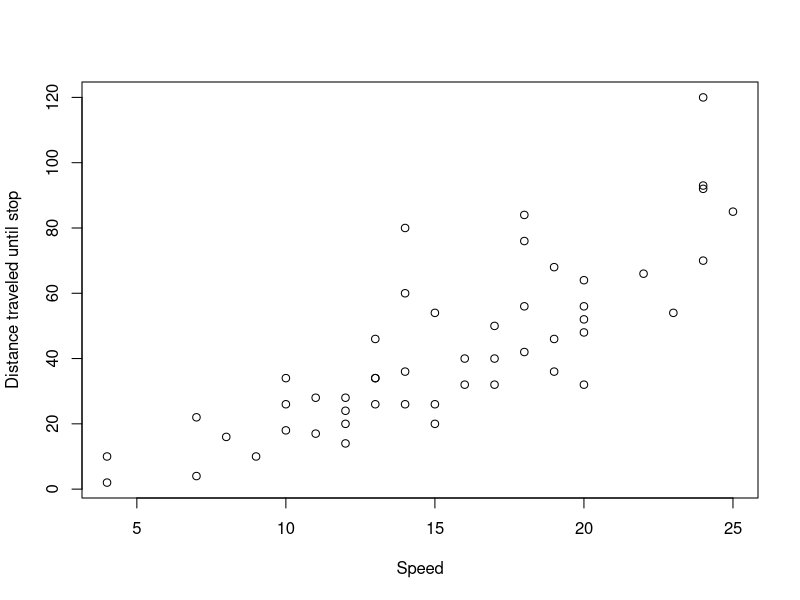
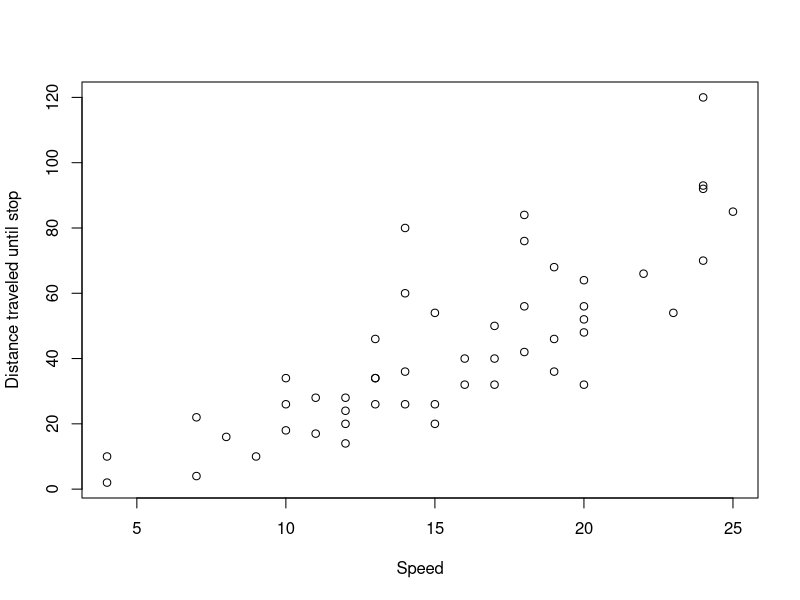
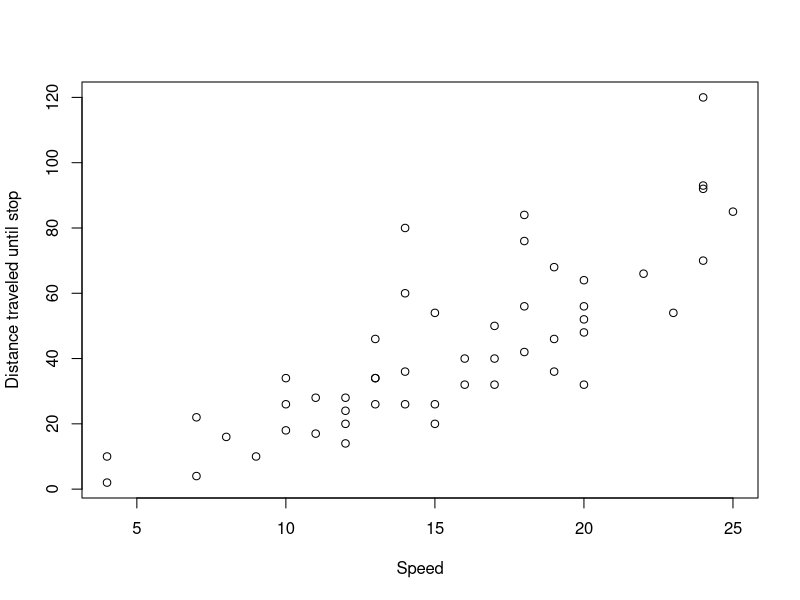

Write the R code that produced these figures, in order.
## ---- chunk 1
knitr::opts_chunk$set(echo = TRUE)
## ---- chunk 2
summary(cars)  
## ---- chunk 3
summary(cars)  
## ---- chunk 4
summary(cars)  
## ---- chunk 5
mean(cars$speed)
mean(cars$dist)
## ---- chunk 6
mean(cars$speed)
mean(cars$dist)
## ---- chunk 7
plot(cars$speed, cars$dist, xlab="Speed", ylab="Distance traveled until stop")
## ---- chunk 8
plot(cars$speed, cars$dist, xlab="Speed", ylab="Distance traveled until stop")
## ---- chunk 9
plot(cars$speed, cars$dist, xlab="Speed", ylab="Distance traveled until stop")
